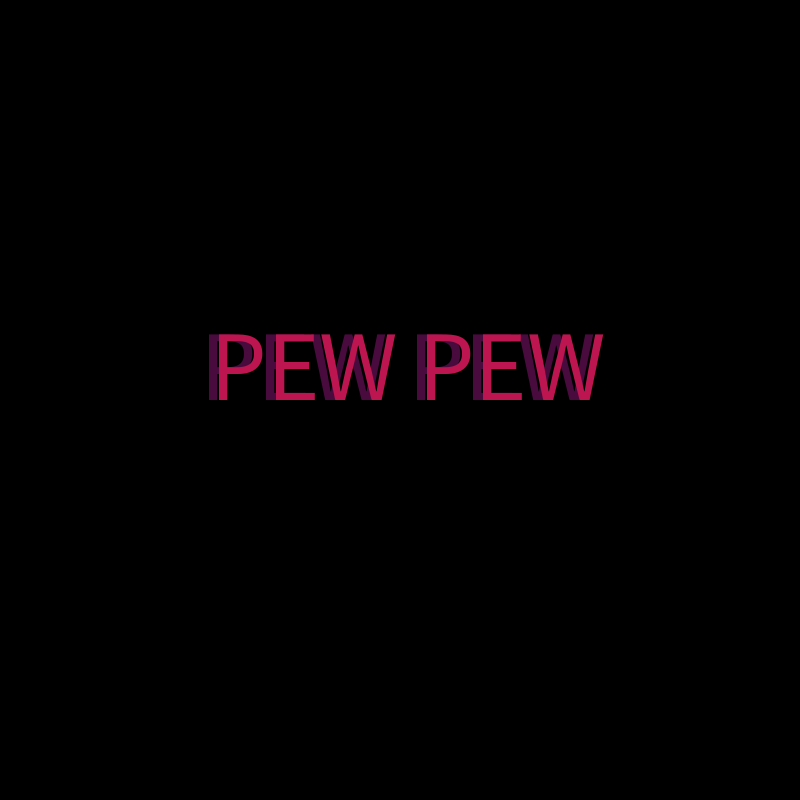
Frame 1 (no input)
Frame 60 (the mouse pressed at the canvas centre just before this capture): identical to frame 1, image omitted
Frame 120 (the mouse held since frame 60 and released just before this capture): identical to frame 1, image omitted

The Processing sketch that drew this single still picture (run headless with seeded random() and noise(); from frame 60 on, the mouse is pressed at the canvas centre):

// Processing sketch: assignment_2
// ── assignment_2.pde
//game pbjects
ArrayList<GameObject> objects;
Player myPlayer;

//color pallet
color black  = #000000;
color white  = #FFFFFF;
color purple = #490A3D;
color pink   = #BD1550;
color orange = #E97F02;
color yellow = #F8CA00;
color green  = #8A9B0F;

//mode framework variables
final int INTRO    = 0;
final int GAME     = 1;
final int PAUSE    = 2;
final int GAMEOVER = 3;
int mode = INTRO;

//key variables;
boolean wkey, akey, skey, dkey, spacekey;

//text
PFont font;
int shadowOffset = 8;


//#################################### SETUP ###############################################

void setup() {
  //graphics
  size(800, 800);
  noStroke();
  
  //initialize key variables
  wkey = akey = skey = dkey = spacekey = false;
  
  //Game Object initialization
  objects = new ArrayList<GameObject>();
  myPlayer = new Player();
  objects.add(myPlayer);
}

//##################################### DRAW ################################################

void draw() {
  println(objects.size());
  if      (mode == INTRO)    intro();
  else if (mode == GAME)     game();
  else if (mode == PAUSE)    pause();
  else if (mode == GAMEOVER) gameOver();
  else println("Mode error! You need to add a new mode to your mode framework in the draw function! -- Mr. Pelletier");
}

// ── GameObject.pde
class GameObject {

  float x, y, vx, vy, size, hp;
  color myColor;

  GameObject(color c) {
    x = random(0, width);
    y = random(0, height);
    vx = vy = 0;
    size = random(20, 100);
    hp = 1;
    myColor = c;
  }

  GameObject(float x, float y, float size, float hp, color c) {
    this.x = x;
    this.y = y;
    this.size = size;
    this.hp = hp;
    this.myColor = c;
    vx = vy= 0;
  }

  void show() {
    fill(myColor);
    ellipse(x, y, size, size);
  }

  void act() {
    x= x+vx;
    y=y+vy;
  }

  boolean isDead() {
    if (hp <= 0) {
      return true;
    } else {
      return false;
    }
  }
}

// ── Player.pde
class Player extends GameObject {

  Player() {
    super(width/2, height/2, 20, 1, yellow);
  }

  // void show and boolean isDead is in the superclass, GameObject

  void act() {// override
    super.act();
    //respond to key presses
    if (wkey) vy = -4;
    if (akey) vx = -4;
    if (skey) vy = 4;
    if (dkey) vx = 4;
    //stop if player lets go of keys
    if (!wkey && !skey) vy = 0;
    if (!akey && !dkey) vx = 0;
    //keep pkayer on screen
    if (x < 0) x = 0;
    if (x > width) x = width;
    if (y < 0) y = 0;
    if (y > height) y = height;
    //shooting
    shoot();
  }

  void shoot () {
    if(mousePressed) {
      objects.add(new Bullet());
  }
}
}

// ── bullet.pde
class Bullet extends GameObject {

  Bullet() {
    super(myPlayer.x, myPlayer.y, 5, 1, yellow);
    PVector aim = new PVector(mouseX - myPlayer.x, mouseY - myPlayer.y);
    aim.setMag(10);
    vx = aim.x;
    vy = aim.y;
  }

  void act() {
    super.act();
    if (x < 0 || x > width || y < 0 || y  > height) {
      hp=0;
    }
  }
}

// ── game.pde
void game() {
  background(green);

  int i = 0;
  while ( i < objects.size()) {
    GameObject obj = objects.get(i);
    obj.show();
    obj.act();
    if (obj.isDead()) {
      objects.remove(i);
    } else {
      i++;
    }
  }
}

void gameClicks() {
  //myPlayer.shoot();
}

// ── gameover.pde
void gameOver() {
  background(purple);
}

void gameOverClicks() {
  
}

// ── intro.pde
void intro() {
  //background
  background(black);

  // test title
  textSize(100);
  fill(purple);
  text("PEW PEW", 200, 400);
  fill(pink);
  text("PEW PEW", 210, 400);

}
void introClicks() {
  mode = GAME;
}
